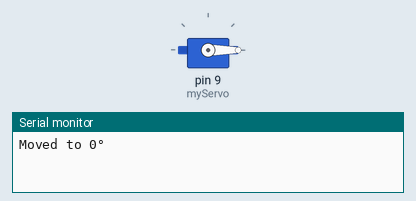
This sketch was run on a simulated Arduino Uno, built with avr-gcc and run on an emulated ATmega328P. Shown: servo, the last lines printed to the serial monitor.

Above: at 0.05 s.
At 1.5 s:
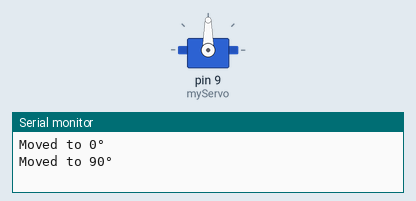
At 3.0 s:
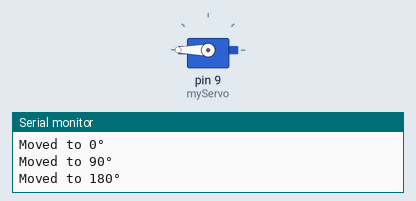
Timing chart, 0 to 6.9 s (numbered marks = the images above):
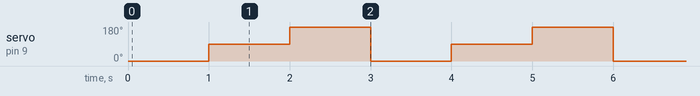

Measured:
- by itself, servo on pin 9 (myServo): repeats every 3.0 s: 180° 1.0 s, 0° 1.0 s, 90° 1.0 s

The sketch:

servomotor.ino
```cpp
#include <Servo.h>

Servo myServo;

void setup() {
  myServo.attach(9); // Servo control pin
  Serial.begin(9600); // Start serial communication
}

void loop() {
  myServo.write(0);
  Serial.println("Moved to 0°");
  delay(1000);

  myServo.write(90);
  Serial.println("Moved to 90°");
  delay(1000);

  myServo.write(180);
  Serial.println("Moved to 180°");
  delay(1000);
}
```
